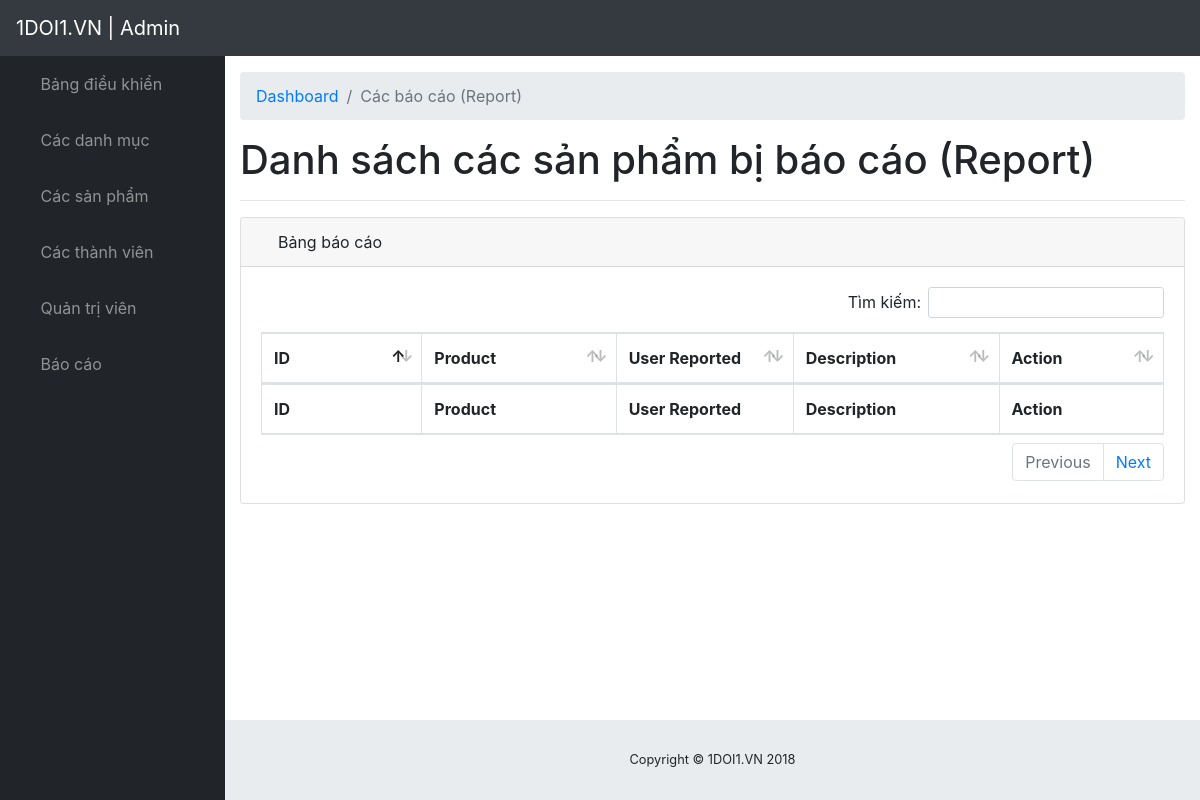
The page /traodoi.vn/admin/modules/report/index.php (signed in) on the database as committed earlier.
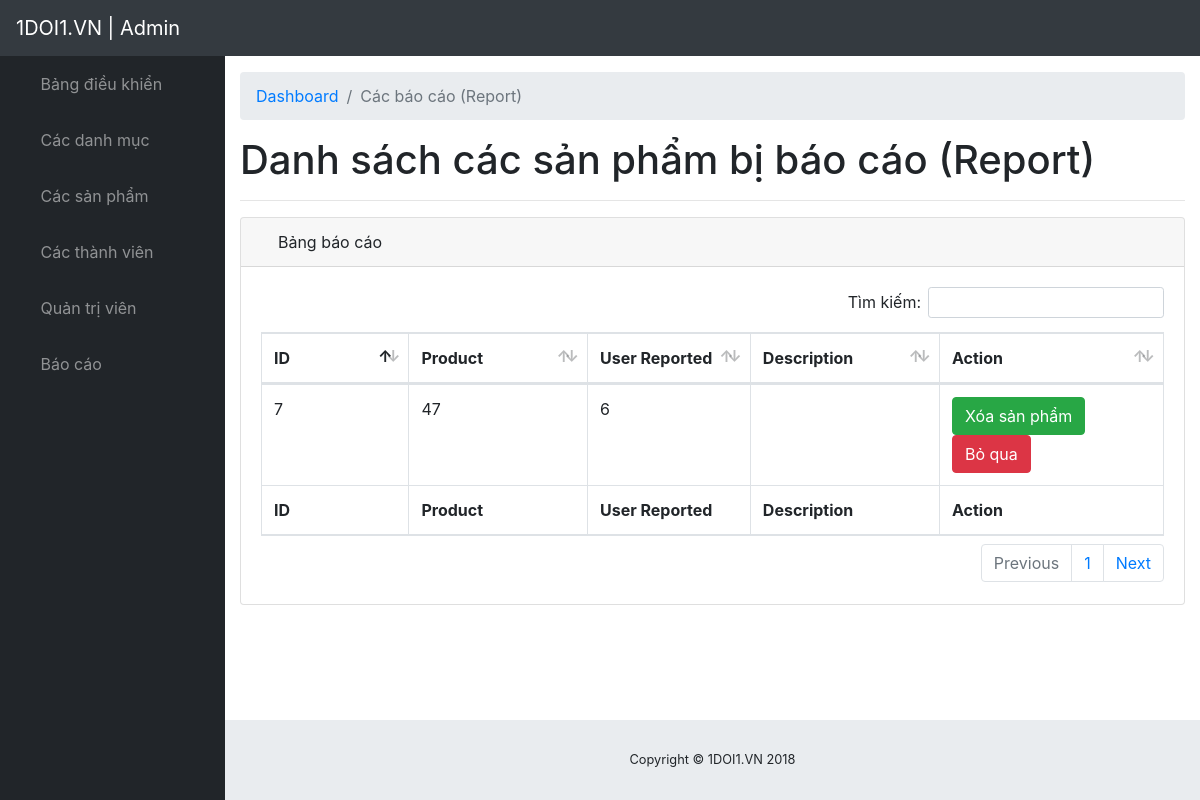
The same page on the database as committed later.
### tables this page shows
CREATE TABLE IF NOT EXISTS `report` (
  `id` int(11) NOT NULL AUTO_INCREMENT,
  `product_id` int(11) DEFAULT NULL,
  `user_id` varchar(50) DEFAULT NULL,
  `description` text,
  `created_at` timestamp NOT NULL DEFAULT CURRENT_TIMESTAMP,
  `updated_at` timestamp NOT NULL DEFAULT CURRENT_TIMESTAMP ON UPDATE CURRENT_TIMESTAMP,
  PRIMARY KEY (`id`)
);

### traodoi.vn/libraries/database.php (called while the page is built, shortened)
<?php
    class Database
    {
        public $link;
        public function __construct()
        {
            $this->link = mysqli_connect("localhost","root","","traodoivn") or die ();
            mysqli_set_charset($this->link,"utf8");
        }
        public function countTable($table)
        {
            $sql = "SELECT id FROM  {$table}";
            $result = mysqli_query($this->link, $sql) or die("Lỗi Truy Vấn countTable----" .mysqli_error($this->link));
            $num = mysqli_num_rows($result);
            return $num;
        }
         public function fetchAll($table)
        {
            $sql = "SELECT * FROM {$table} WHERE 1" ;
            $result = mysqli_query($this->link,$sql) or die("Lỗi Truy Vấn fetchAll " .mysqli_error($this->link));
            $data = [];
            if( $result)
            {
                while ($num = mysqli_fetch_assoc($result))
                {
                    $data[] = $num;
                }
            }
            return $data;
        }
         public  function fetchJone($table,$sql ,$page = 0,$row ,$pagi = false )
        {
            $data = [];
            if ($pagi == true )
            {
                $total = $this->countTable($table);
                $sotrang = ceil($total / $row);
                $start = ($page - 1 ) * $row ;
                $sql .= " LIMIT $start,$row";
                $data = [ "page" => $sotrang];
                $result = mysqli_query($this->link,$sql) or die("Lỗi truy vấn fetchJone ---- " .mysqli_error($this->link));
            }
            else
            {
                $result = mysqli_query($this->link,$sql) or die("Lỗi truy vấn fetchJone ---- " .mysqli_error($this->link));
            }
            if( $result)
            {
                while ($num = mysqli_fetch_assoc($result))
                {
                    $data[] = $num;
                }
            }
            return $data;
        }
    }
?>

### traodoi.vn/admin/autoload/autoload.php (called while the page is built, shortened)
<?php
	require_once __DIR__. "/../../libraries/database.php";
    $db = new database;
 ?>

### traodoi.vn/admin/modules/report/index.php (the view, shortened to what the changed rows need)
<?php
    require_once __DIR__. "/../../autoload/autoload.php";
    if (isset($_GET['page']))
    {
        $p = $_GET['page'];
    }
    else
    {
        $p = 1;
    }
    $report = $db->fetchAll("report");
    $sql = "SELECT report.* from report";
    $report = $db->fetchJone("report",$sql,$p,10,true);
    if(isset($report['page']))
    {
        $sotrang = $report['page'];
        unset($report['page']);
    }
 ?>
<?php require_once __DIR__. "/../../layouts/header.php"; ?>
                     <div id="content-wrapper">
                        <div class="container-fluid">
                            <h1>Danh sách các sản phẩm bị báo cáo (Report)</h1>
                                <div class="card mb-3">
    <div class="card-body">
        <div class="table-responsive">
            <div id="dataTable_wrapper" class="dataTables_wrapper dt-bootstrap4">
                <div class="row">
                    <div class="col-sm-12">
                        <table class="table table-bordered dataTable" id="dataTable" width="100%" cellspacing="0" role="grid" aria-describedby="dataTable_info" style="width: 100%;">
                            <thead>
                                <tr role="row">
                                    <th class="sorting_asc" tabindex="0" aria-controls="dataTable" rowspan="1" colspan="1" aria-sort="ascending" aria-label="Name: activate to sort column descending" style="width: 61px;">ID</th>
                                    <th class="sorting" tabindex="0" aria-controls="dataTable" rowspan="1" colspan="1" aria-label="Position: activate to sort column ascending" style="width: 83px;">Product</th>
                                    <th class="sorting" tabindex="0" aria-controls="dataTable" rowspan="1" colspan="1" aria-label="Office: activate to sort column ascending" style="width: 49px;">User Reported</th>
                                    <th class="sorting" tabindex="0" aria-controls="dataTable" rowspan="1" colspan="1" aria-label="Age: activate to sort column ascending" style="width: 30px;">Description</th>
                                    <th class="sorting" tabindex="0" aria-controls="dataTable" rowspan="1" colspan="1" aria-label="Start date: activate to sort column ascending" style="width: 64px;">Action</th>
                                </tr>
                            </thead>
                            <tfoot>
                                <tr>
                                    <th rowspan="1" colspan="1">ID</th>
                                    <th rowspan="1" colspan="1">Product</th>
                                    <th rowspan="1" colspan="1">User Reported</th>
                                    <th rowspan="1" colspan="1">Description</th>
                                    <th rowspan="1" colspan="1">Action</th>
                                </tr>
                            </tfoot>
                            <tbody>
                                <?php foreach ($report as $item): ?>
                                <tr role="row" class="odd">
                                    <td class="sorting_1"><?php echo $item['id']  ?></td>
                                    <td><?php echo $item['product_id']  ?></td>
                                    <td><?php echo $item['user_id']  ?></td>
                                    <td><?php echo $item['description']  ?></td>
                                    <td>
                                        <a class="btn btn-xs btn-success" href="delete_product.php?id=<?php echo $item['product_id'] ?>">Xóa sản phẩm</a>
                                        <a class="btn btn-xs btn-danger" href="ignore.php?id=<?php echo $item['id'] ?>">Bỏ qua</a>
                                    </td>
                                </tr>
                                <?php endforeach ?>
                            </tbody>
                        </table>
                    </div>
                </div>
                <div class="row">
                    <div class="col-sm-12 col-md-7">
                        <div class="dataTables_paginate paging_simple_numbers" id="dataTable_paginate">
                            <ul class="pagination">
                                <?php for($i = 1; $i <= $sotrang; $i++): ?>
                                    <?php
                                        if(isset($_GET['page']))
                                        {
                                            $p = $_GET['page'];
                                        }
                                        else
                                        {
                                            $p = 1;
                                        }
                                     ?>
                                     <li class="<?php echo ($i == $p) ? 'active':'' ?>">
                                        <a href="?page=<?php echo $i; ?>" aria-controls="dataTable" data-dt-idx="<?php echo $i; ?>" tabindex="0" class="page-link"><?php echo $i; ?>
                                        </a>
                                    </li>
                                <?php endfor ?>
                            </ul>
                        </div>
                    </div>
                </div>
            </div>
        </div>
    </div>
                                </div>
                        </div>
<?php require_once __DIR__. "/../../layouts/footer.php"; ?>

Rows that differ between the two databases and show on the page:
added report: id "7", product "47", user "6"
Other text that changed with them:
new list line: "1"
